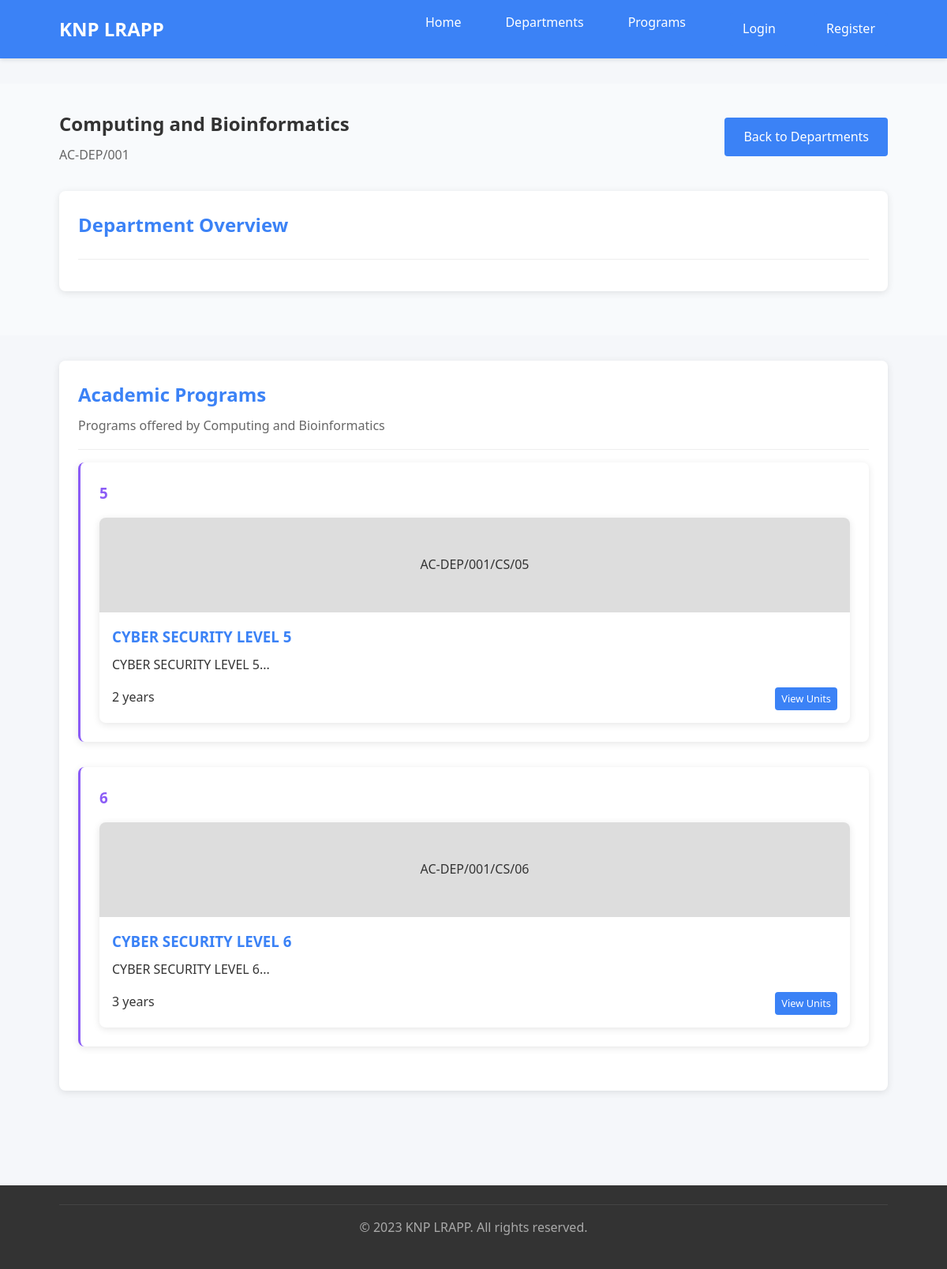
Screenshot of /department.php?id=1 with the database file from the repository.
### tables this page shows
CREATE TABLE `departments` (
  `id` int NOT NULL AUTO_INCREMENT,
  `name` varchar(100) NOT NULL,
  `description` text,
  `code` varchar(20) DEFAULT NULL,
  `hod_id` int DEFAULT NULL,
  `status` enum('active','inactive') DEFAULT 'active',
  `created_at` timestamp NULL DEFAULT CURRENT_TIMESTAMP,
  `updated_at` timestamp NULL DEFAULT CURRENT_TIMESTAMP ON UPDATE CURRENT_TIMESTAMP,
  PRIMARY KEY (`id`),
  UNIQUE KEY `code` (`code`),
  KEY `hod_id` (`hod_id`),
  CONSTRAINT `departments_ibfk_1` FOREIGN KEY (`hod_id`) REFERENCES `users` (`id`) ON DELETE SET NULL
);

CREATE TABLE `programs` (
  `id` int NOT NULL AUTO_INCREMENT,
  `department_id` int DEFAULT NULL,
  `name` varchar(200) NOT NULL,
  `code` varchar(20) DEFAULT NULL,
  `description` text,
  `level` enum('3','4','5','6') DEFAULT '3',
  `duration` int DEFAULT NULL,
  `status` enum('active','inactive') DEFAULT 'active',
  `created_at` timestamp NULL DEFAULT CURRENT_TIMESTAMP,
  `updated_at` timestamp NULL DEFAULT CURRENT_TIMESTAMP ON UPDATE CURRENT_TIMESTAMP,
  PRIMARY KEY (`id`),
  UNIQUE KEY `code` (`code`),
  KEY `department_id` (`department_id`),
  CONSTRAINT `programs_ibfk_1` FOREIGN KEY (`department_id`) REFERENCES `departments` (`id`) ON DELETE CASCADE
);

### includes/functions.php (called while the page is built, shortened)
<?php
require_once 'database.php';
function isLoggedIn() {
    return isset($_SESSION['user_id']);
}
function getDepartmentById($id) {
    global $pdo;
    $stmt = $pdo->prepare("SELECT * FROM departments WHERE id = ?");
    $stmt->execute([$id]);
    return $stmt->fetch();
}
function getProgramsByDepartment($department_id) {
    global $pdo;
    $stmt = $pdo->prepare("SELECT * FROM programs WHERE department_id = ? AND status = 'active' ORDER BY name ASC");
    $stmt->execute([$department_id]);
    return $stmt->fetchAll();
}
?>

### department.php (the view, shortened to what this page needs)
<?php
require_once 'includes/functions.php';
$department_id = isset($_GET['id']) ? (int)$_GET['id'] : 0;
$department = getDepartmentById($department_id);
$programs = getProgramsByDepartment($department_id);
$levelPrograms = [];
$levelNames = [
    'certificate' => 'Certificate Programs',
    'diploma' => 'Diploma Programs',
    'degree' => 'Degree Programs',
    'masters' => 'Masters Programs',
    'phd' => 'PhD Programs'
];
foreach ($programs as $program) {
    $level = $program['level'];
    if (!isset($levelPrograms[$level])) {
        $levelPrograms[$level] = [];
    }
    $levelPrograms[$level][] = $program;
}
?>
<!DOCTYPE html>
<html lang="en">
<head>
    <link rel="stylesheet" href="assets/css/style.css">
</head>
<body>
    <header>
        <div class="container header-content">
            <div class="logo"><?php echo APP_NAME; ?></div>
            <nav>
                <ul>
                    <li><a href="index.php">Home</a></li>
                    <li><a href="index.php#departments">Departments</a></li>
                    <li><a href="#programs">Programs</a></li>
                    <?php if (isLoggedIn()): ?>
                        <li><a href="dashboard.php">Dashboard</a></li>
                        <li><a href="logout.php">Logout</a></li>
                    <?php else: ?>
                        <li><a href="login.php" class="btn" style="padding: 0.5rem 1rem; margin-left: 1rem;">Login</a></li>
                        <li><a href="register.php" class="btn btn-secondary" style="padding: 0.5rem 1rem; margin-left: 0.5rem;">Register</a></li>
                    <?php endif; ?>
                </ul>
            </nav>
        </div>
    </header>
    <main>
        <section style="padding: 2rem 0; background: #f8fafc;">
            <div class="container">
                <div style="display: flex; align-items: center; margin-bottom: 2rem;">
                    <div style="flex: 1;">
                        <h1 style="margin: 0;"><?php echo htmlspecialchars($department['name']); ?></h1>
                        <p style="margin: 0.5rem 0 0; color: #666;"><?php echo htmlspecialchars($department['code']); ?></p>
                    </div>
                    <div>
                        <a href="index.php#departments" class="btn">Back to Departments</a>
                    </div>
                </div>
                <div class="card">
                    <div class="card-header">
                        <h2>Department Overview</h2>
                    </div>
                </div>
            </div>
        </section>
        <section id="programs" style="padding: 2rem 0;">
            <div class="container">
                <div class="card">
                    <div class="card-header">
                        <h2>Academic Programs</h2>
                        <p>Programs offered by <?php echo htmlspecialchars($department['name']); ?></p>
                    </div>
                    <?php if (empty($programs)): ?>
                        <div class="alert">No programs available for this department yet.</div>
                    <?php else: ?>
                        <?php foreach ($levelPrograms as $level => $levelProgramsList): ?>
                        <div class="card" style="margin-bottom: 2rem; border-left: 3px solid var(--accent-color);">
                            <h3 style="margin: 0 0 1rem 0; color: var(--accent-color);"><?php echo $levelNames[$level] ?? ucfirst($level); ?></h3>
                            <div class="grid">
                                <?php foreach ($levelProgramsList as $program): ?>
                                <div class="program-card">
                                    <div style="background: #ddd; height: 120px; display: flex; align-items: center; justify-content: center; border-radius: 4px 4px 0 0;">
                                        <?php echo htmlspecialchars($program['code']); ?>
                                    </div>
                                    <div class="program-card-content">
                                        <h3><?php echo htmlspecialchars($program['name']); ?></h3>
                                        <p><?php echo htmlspecialchars(substr($program['description'] ?? 'No description available', 0, 100)) . '...'; ?></p>
                                        <div style="display: flex; justify-content: space-between; margin-top: 1rem;">
                                            <span><?php echo $program['duration']; ?> years</span>
                                            <a href="program.php?id=<?php echo $program['id']; ?>" class="btn" style="padding: 0.25rem 0.5rem; font-size: 0.8rem;">View Units</a>
                                        </div>
                                    </div>
                                </div>
                                <?php endforeach; ?>
                            </div>
                        </div>
                        <?php endforeach; ?>
                    <?php endif; ?>
                </div>
            </div>
        </section>
    </main>
    <footer>
        <div class="container">
            <div style="border-top: 1px solid #444; padding: 1rem 0; text-align: center; color: #aaa;">
                <p>&copy; 2023 <?php echo APP_NAME; ?>. All rights reserved.</p>
            </div>
        </div>
    </footer>
</body>
</html>

### assets/css/style.css (style rules this page uses)
* { margin: 0; padding: 0; box-sizing: border-box; }
body { font-family: 'Segoe UI', Tahoma, Geneva, Verdana, sans-serif; background-color: #f5f7fa; color: #333; line-height: 1.6; }
.container { width: 90%; max-width: 1200px; margin: 0 auto; padding: 0 15px; }
header { background: var(--primary-color, #3B82F6); color: white; padding: 1rem 0; box-shadow: 0 2px 5px rgba(0,0,0,0.1); }
.header-content { display: flex; justify-content: space-between; align-items: center; }
.logo { font-size: 1.5rem; font-weight: bold; }
nav ul { display: flex; list-style: none; }
nav ul li { margin-left: 1.5rem; }
nav ul li a { color: white; text-decoration: none; padding: 0.5rem 1rem; border-radius: 4px; transition: background-color 0.3s; }
main { padding: 2rem 0; }
.card { background: white; border-radius: 8px; box-shadow: 0 2px 10px rgba(0,0,0,0.1); padding: 1.5rem; margin-bottom: 1.5rem; }
.card-header { border-bottom: 1px solid #eee; padding-bottom: 1rem; margin-bottom: 1rem; }
.card-header h2 { font-size: 1.5rem; color: var(--primary-color, #3B82F6); }
.btn { display: inline-block; padding: 0.75rem 1.5rem; background: var(--primary-color, #3B82F6); color: white; border: none; border-radius: 4px; cursor: pointer; font-size: 1rem; text-decoration: none; text-align: center; transition: background-color 0.3s; }
.btn-secondary { background: var(--secondary-color, #10B981); }
.grid { display: grid; grid-template-columns: repeat(auto-fill, minmax(300px, 1fr)); gap: 1.5rem; }
footer { background: #333; color: white; text-align: center; padding: 1.5rem 0; margin-top: 2rem; }
.program-card { background: white; border-radius: 8px; box-shadow: 0 2px 10px rgba(0,0,0,0.1); overflow: hidden; transition: transform 0.3s; }
.program-card-content { padding: 1rem; }
.grid { display: grid; grid-template-columns: repeat(auto-fit, minmax(250px, 1fr)); gap: 1.5rem; }
.btn-secondary { background: var(--secondary-color); color: white; }
.card-header h2, .card-header h3, .card-header h4 { margin: 0 0 0.5rem 0; color: var(--primary-color); }
.card-header p { margin: 0; color: #666; }
.btn { display: inline-block; padding: 0.75rem 1.5rem; background: var(--primary-color); color: white; border: none; border-radius: 4px; cursor: pointer; font-size: 1rem; text-decoration: none; text-align: center; transition: background-color 0.3s; }
header { background: var(--primary-color); color: white; padding: 1rem 0; box-shadow: 0 2px 5px rgba(0,0,0,0.1); }

### department.php (style rules this page uses)
.program-card { background: white; border-radius: 8px; box-shadow: 0 2px 10px rgba(0,0,0,0.1); overflow: hidden; transition: transform 0.3s; }
.program-card-content { padding: 1rem; }
.program-card-content h3 { margin-bottom: 0.5rem; color: var(--primary-color); }

### rows the page displays
departments: name "Computing and Bioinformatics", code "AC-DEP/001"
programs: code "AC-DEP/001/CS/05", name "CYBER SECURITY LEVEL 5", description "CYBER SECURITY LEVEL 5", duration "2"
programs: code "AC-DEP/001/CS/06", name "CYBER SECURITY LEVEL 6", description "CYBER SECURITY LEVEL 6", duration "3"

### other values shown
APP_NAME "KNP LRAPP"
$levelNames[$level] "5"
$levelNames[$level] "6"
